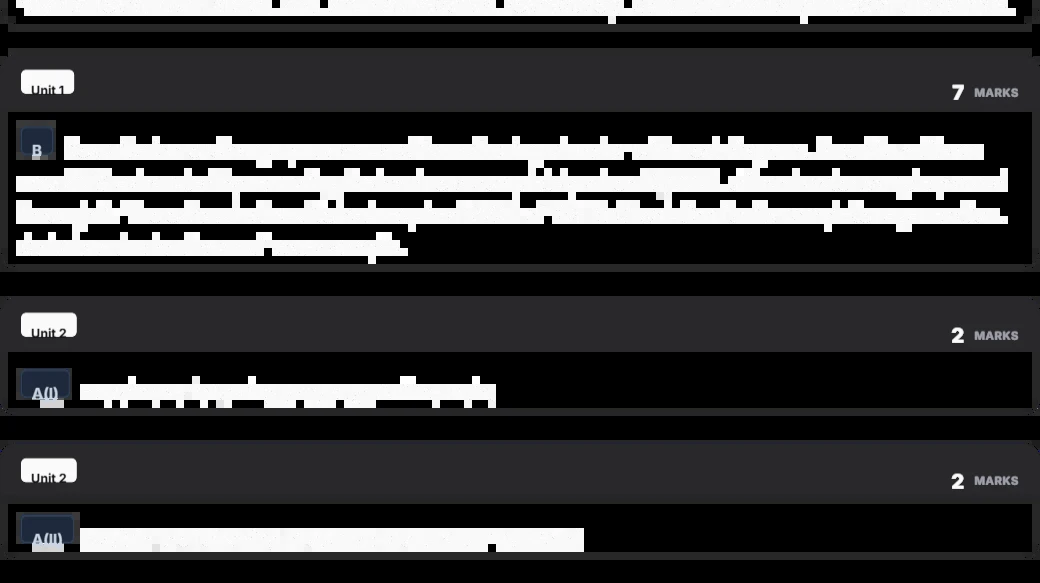
#> input picture media/note_images/1/3fcac9303c7d42bb80266cc9f9b61095.webp, 1040 x 583 px
$ python -i enhancement.py   (imports and definitions only)   (older library calls are emulated)
#> lines starting #> are read from the running program, lines starting #| are printed output that depends on the picture
#> further down, picture is the input picture: shape (583, 1040, 3); mean B, G, R 58.6, 57.6, 57.7
import cv2
import numpy as np

def remove_shadows(image):
    """
    Illumination normalization or shadow removal.
    """
    rgb_planes = cv2.split(image)
    result_planes = []
    for plane in rgb_planes:
        dilated_img = cv2.dilate(plane, np.ones((7,7), np.uint8))
        bg_img = cv2.medianBlur(dilated_img, 21)
        diff_img = 255 - cv2.absdiff(plane, bg_img)
        norm_img = cv2.normalize(diff_img, None, alpha=0, beta=255, norm_type=cv2.NORM_MINMAX, dtype=cv2.CV_8UC1)
        result_planes.append(norm_img)
#> this loop made 3 passes
#> pass 1, in remove_shadows, `dilated_img = cv2.dilate(plane, np.ones((7,7), np.uint8))`:
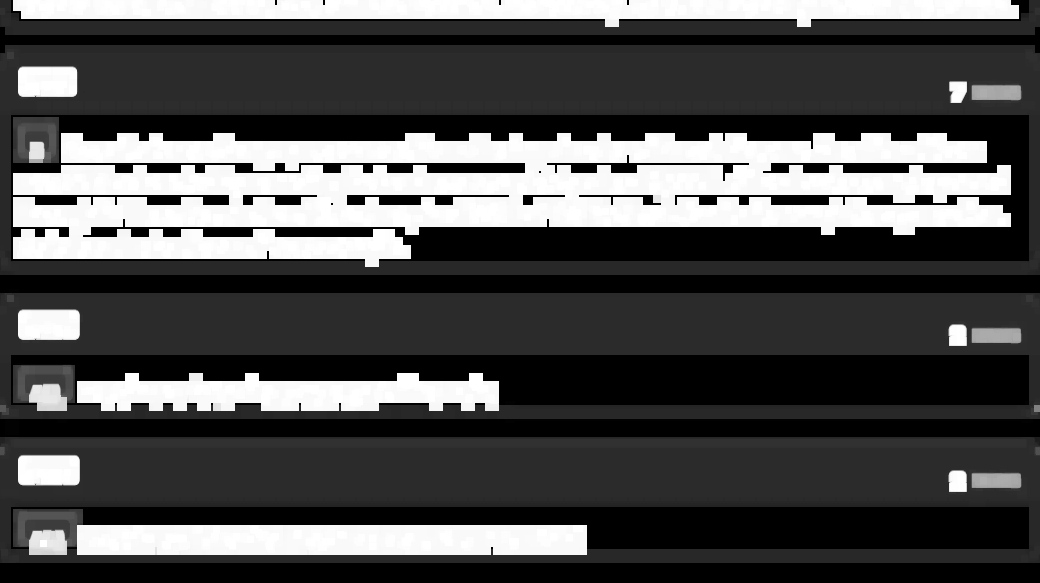
#> dilated_img: shape (583, 1040); min 0, max 255, mean 77.5
#> pass 1, in remove_shadows, `bg_img = cv2.medianBlur(dilated_img, 21)`:
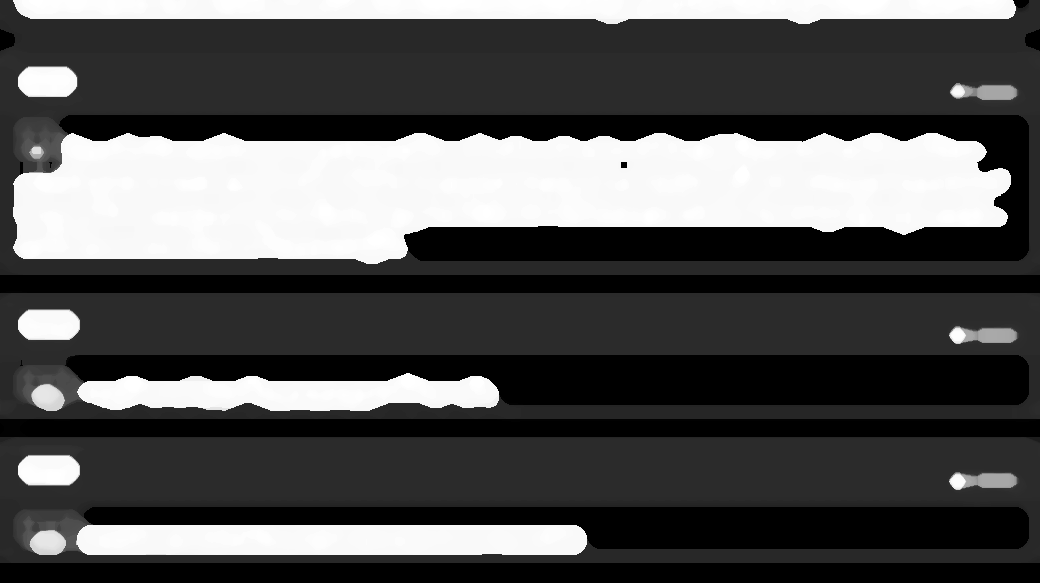
#> bg_img: shape (583, 1040); min 0, max 255, mean 82.9
#> pass 1, in remove_shadows, `diff_img = 255 - cv2.absdiff(plane, bg_img)`:
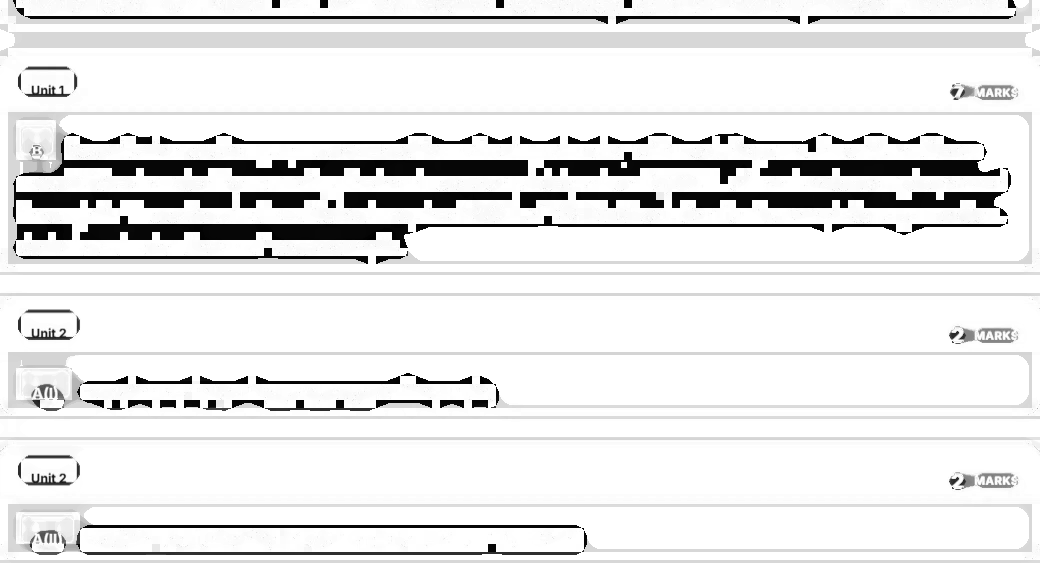
#> diff_img: shape (583, 1040); min 0, max 255, mean 230.5
#> after the loop, result_planes = 3 items
    return cv2.merge(result_planes)

# [164 lines left out: functions enhance_scan, crop_fixed_percentage, remove_large_black_blobs_by_font_size, remove_footer_link_area, not called in this run]

>>> import cv2
>>> picture = cv2.imread('../../../media/note_images/1/3fcac9303c7d42bb80266cc9f9b61095.webp')
>>> result = remove_shadows(picture)

$ run again, on media/note_images/1/57e050415b7341f3b553bb3e46db67e7.webp
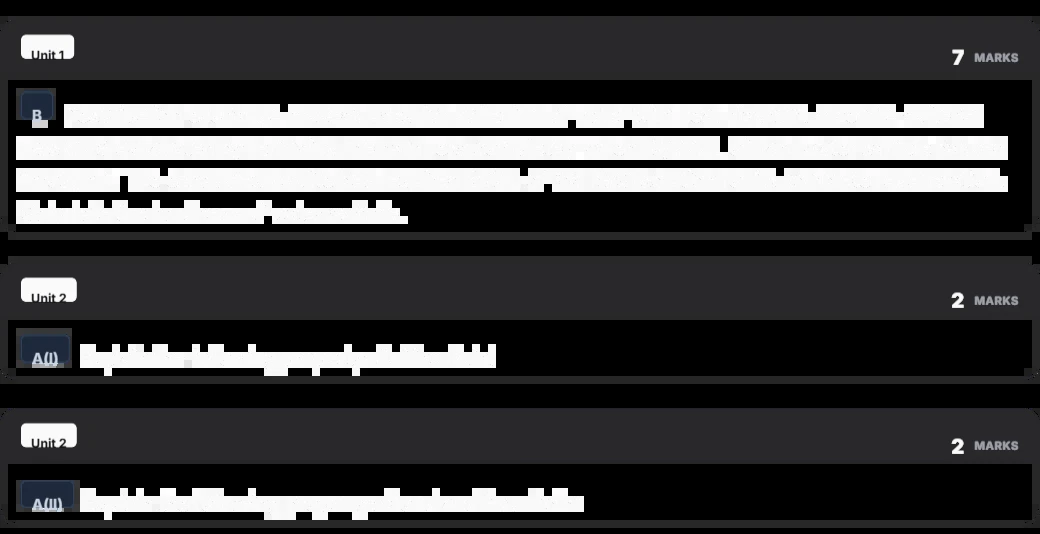
#> input picture media/note_images/1/57e050415b7341f3b553bb3e46db67e7.webp, 1040 x 534 px
#> picture is the input picture: shape (534, 1040, 3); mean B, G, R 61.5, 60.5, 60.7
#> the loop in remove_shadows, `for plane in rgb_planes:` made 3 passes
#> pass 1, in remove_shadows, `bg_img = cv2.medianBlur(dilated_img, 21)`:
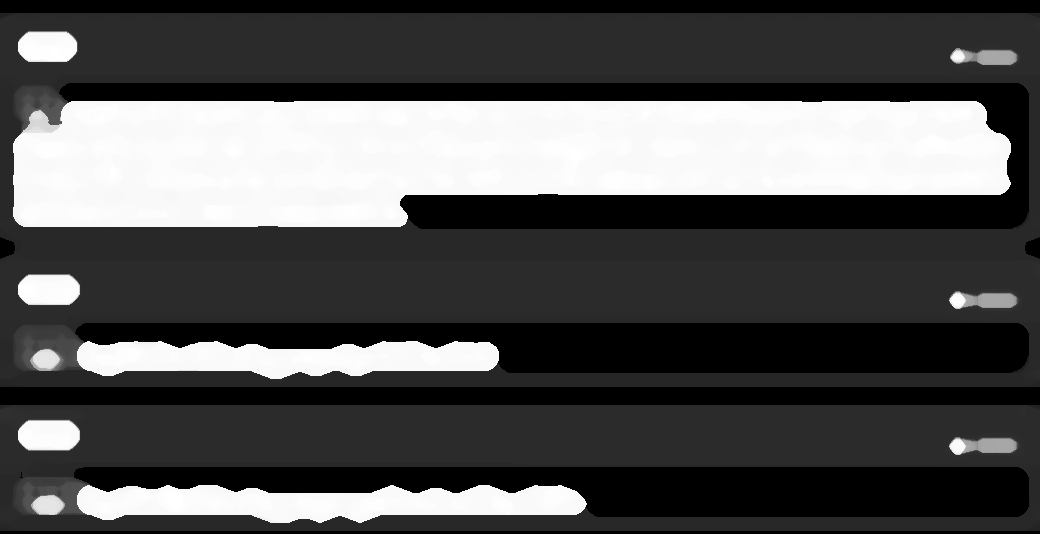
#> bg_img: shape (534, 1040); min 0, max 255, mean 82.6
#> pass 1, in remove_shadows, `diff_img = 255 - cv2.absdiff(plane, bg_img)`:
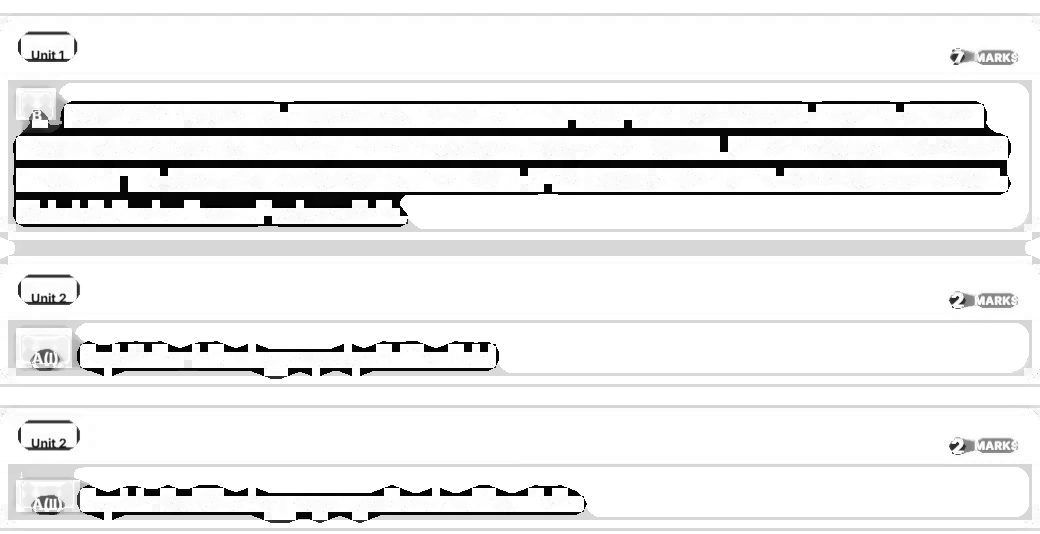
#> diff_img: shape (534, 1040); min 0, max 255, mean 233.7
#> after the loop in remove_shadows, `for plane in rgb_planes:`: result_planes = 3 items

$ run again, on media/note_images/1/b4bded8ed98b447d963882a6d454d909.webp
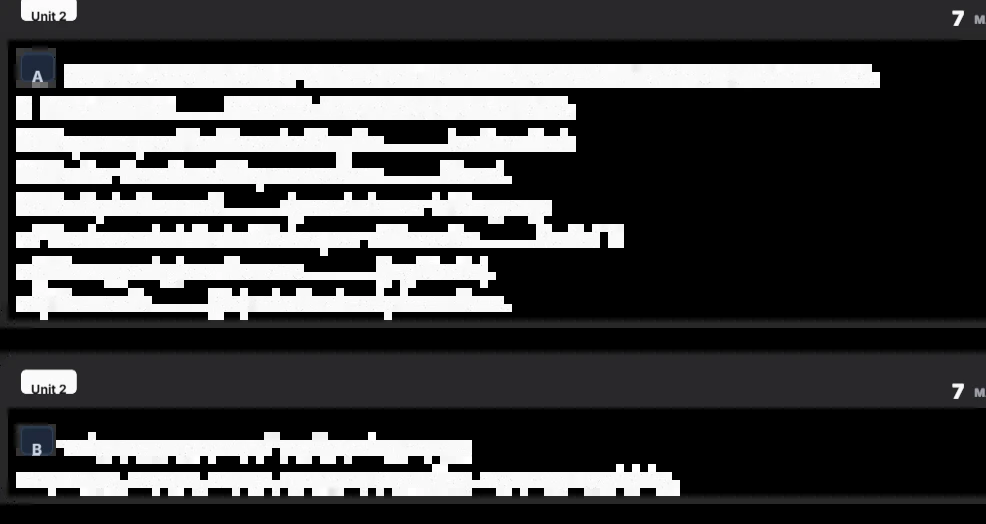
#> input picture media/note_images/1/b4bded8ed98b447d963882a6d454d909.webp, 986 x 524 px
#> picture is the input picture: shape (524, 986, 3); mean B, G, R 64.6, 64, 64.1
#> the loop in remove_shadows, `for plane in rgb_planes:` made 3 passes
#> pass 1, in remove_shadows, `bg_img = cv2.medianBlur(dilated_img, 21)`:
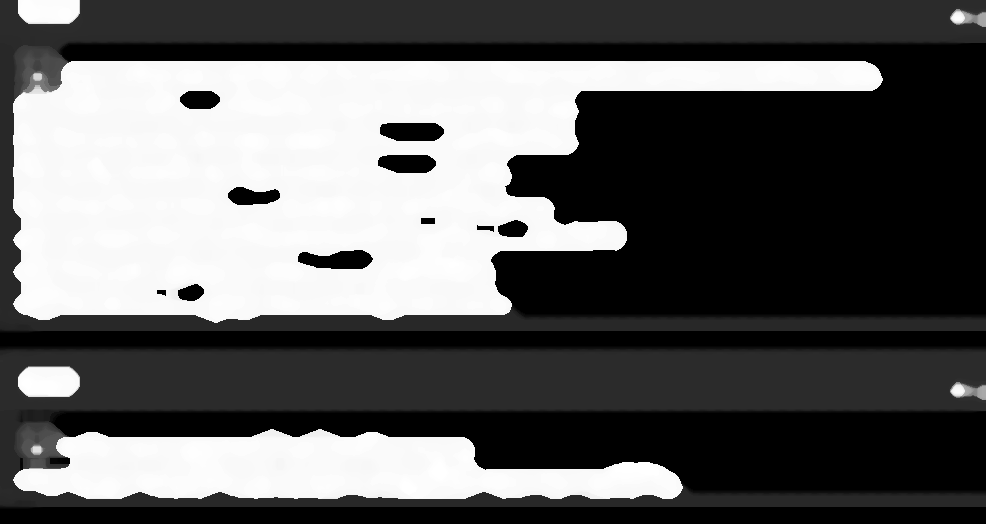
#> bg_img: shape (524, 986); min 0, max 255, mean 96
#> pass 1, in remove_shadows, `diff_img = 255 - cv2.absdiff(plane, bg_img)`:
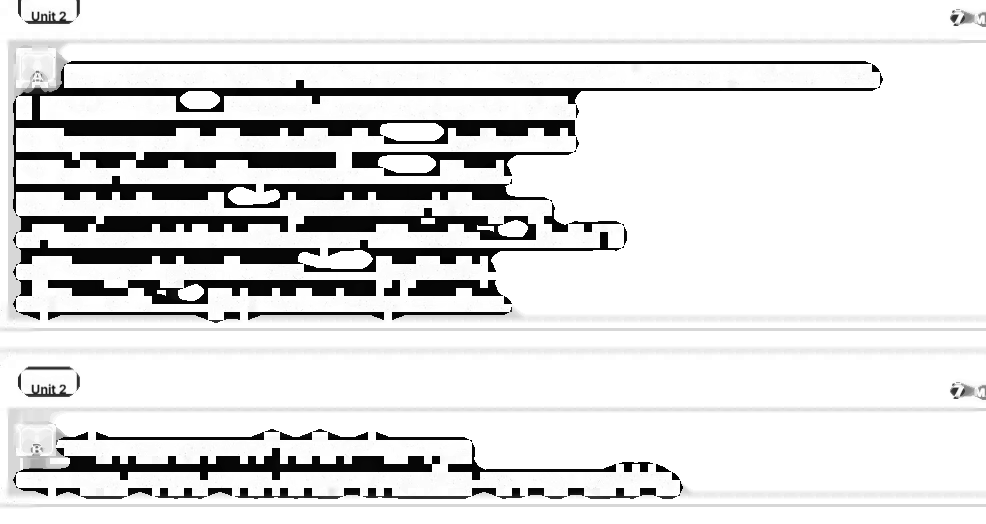
#> diff_img: shape (524, 986); min 0, max 255, mean 223.4
#> after the loop in remove_shadows, `for plane in rgb_planes:`: result_planes = 3 items

$ run again, on media/note_images/1/bbab45bcf64b4a72bbef7f78ee80b06b.webp
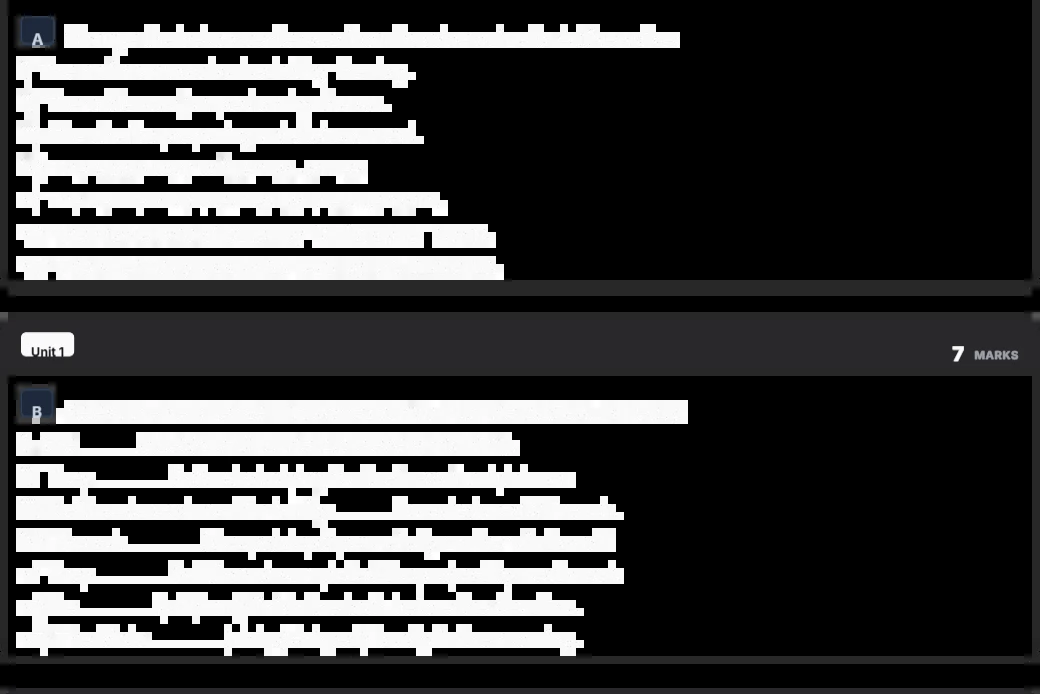
#> input picture media/note_images/1/bbab45bcf64b4a72bbef7f78ee80b06b.webp, 1040 x 694 px
#> picture is the input picture: shape (694, 1040, 3); mean B, G, R 63.6, 63.3, 63.4
#> the loop in remove_shadows, `for plane in rgb_planes:` made 3 passes
#> pass 1, in remove_shadows, `bg_img = cv2.medianBlur(dilated_img, 21)`:
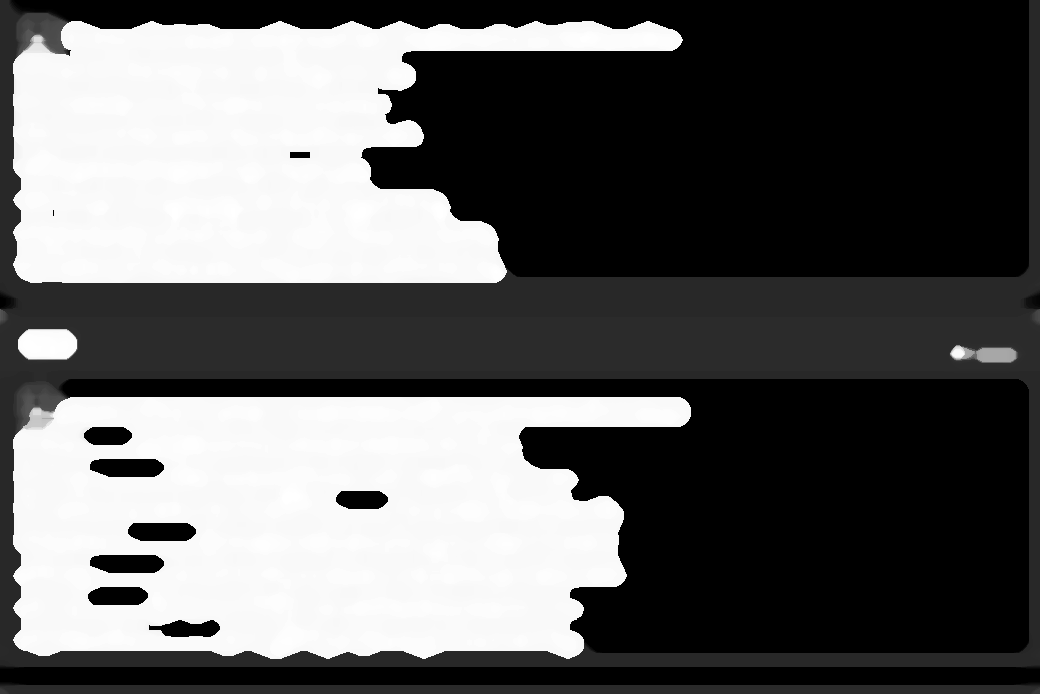
#> bg_img: shape (694, 1040); min 0, max 255, mean 96.6
#> pass 1, in remove_shadows, `diff_img = 255 - cv2.absdiff(plane, bg_img)`:
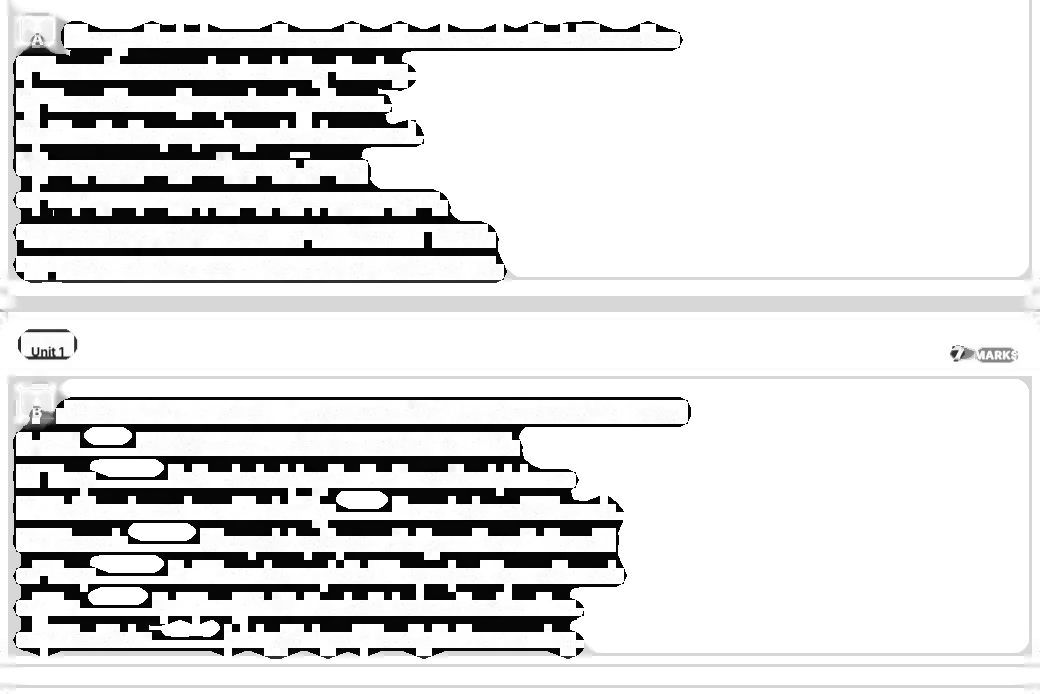
#> diff_img: shape (694, 1040); min 0, max 255, mean 221.9
#> after the loop in remove_shadows, `for plane in rgb_planes:`: result_planes = 3 items
